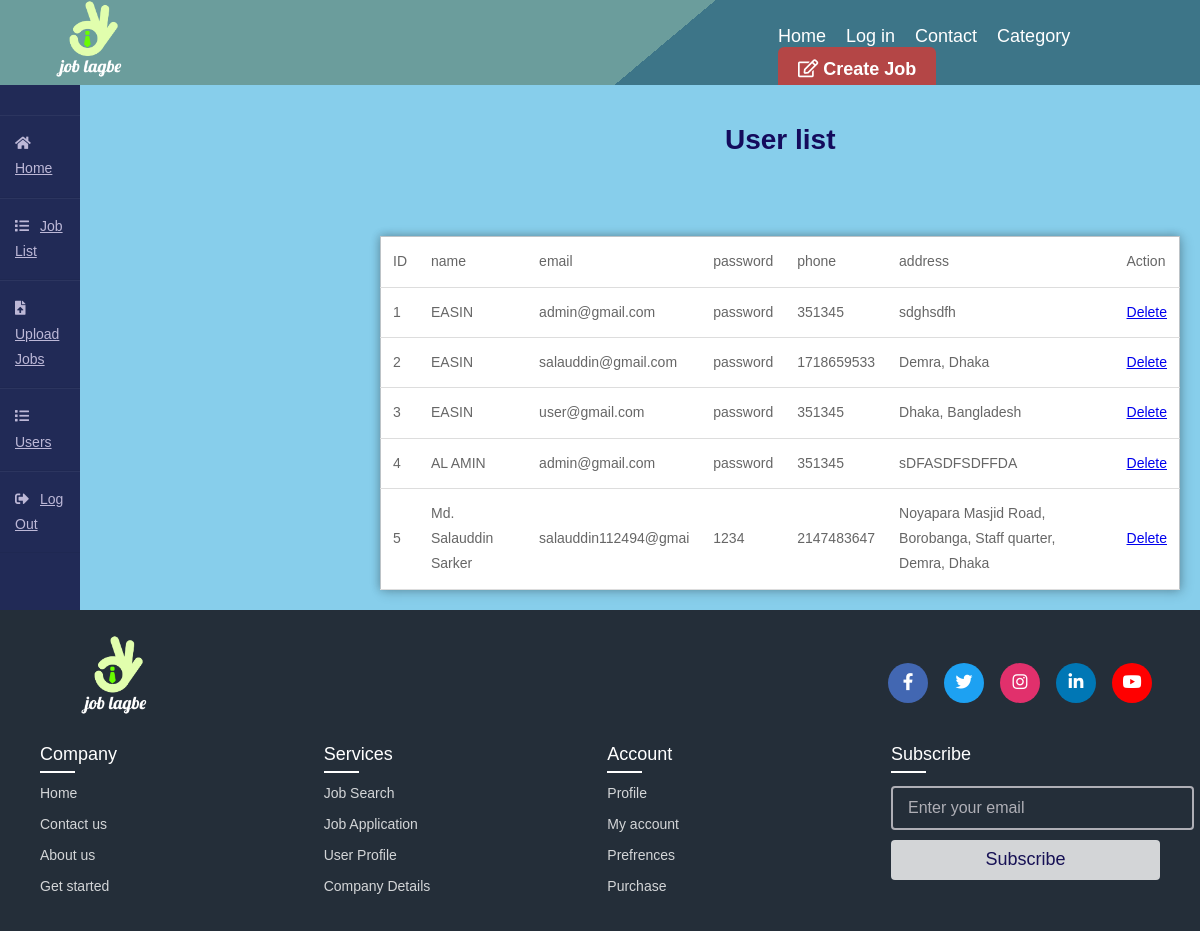
Screenshot of /view_employee.php (signed in) with the database file from the repository.
### tables this page shows
CREATE TABLE `employee` (
  `id` int(10) NOT NULL,
  `name` varchar(255) NOT NULL,
  `fullname` varchar(255) NOT NULL,
  `email` varchar(20) NOT NULL,
  `password` varchar(50) NOT NULL,
  `phone_number` int(13) NOT NULL,
  `address` text NOT NULL,
  `resume` longblob NOT NULL
);

### view_employee.php (the view, shortened to what this page needs)
<?php
include "config.php";
  $select_data="SELECT * FROM `employee`";
  $result=mysqli_query($conn,$select_data);
?>
<!DOCTYPE html>
<html lang="en">
<head>
  <link rel="stylesheet" href="styles/styles.css">
</head>
<body>
  <?php include_once('header.php'); ?>
  <div class="wrapper">
    <div class="sidebar">
    <ul>
        <li><a href="admin_home.php"><i class="fas fa-home"></i>Home</a></li>
        <li><a href="view_job.php"><i class='fas fa-list'></i>Job List</a></li>
        <li><a href="upload_job.php"><i class='fas fa-file-upload'></i>Upload Jobs</a></li>
        <li><a href="view_employee.php"><i class='fas fa-list'></i>Users</a></li>
        <li><a href="admin_logout.php"><i class="fas fa-sign-out-alt"></i>Log Out</a></li>
      </ul>
    </div>
    <div class="main_content">
      <h1 class="joblist_h1"> User list </h1>
      <br>
      <br>
      <table class="table">
        <tr>
          <td> ID </td>
          <td> name </td>
          <td> email </td>
          <td> password </td>
          <td> phone </td>
          <td> address </td>
          <td> Action </td>
        </tr>
        <?php while ($rec_data = mysqli_fetch_assoc($result)) { ?>
          <tr>
            <td> <?php echo $rec_data['id']; ?> </td>
            <td> <?php echo $rec_data['name']; ?> </td>
            <td> <?php echo $rec_data['email']; ?> </td>
            <td> <?php echo $rec_data['password']; ?> </td>
            <td> <?php echo $rec_data['phone_number']; ?> </td>
            <td> <?php echo $rec_data['address']; ?> </td>
            <td> <a href="?id=<?php echo $rec_data['id']; ?>">Delete</a></td>
          </tr>
        <?php } ?>
      </table>
    </div>
  </div>
  <?php include_once('footer.php'); ?>
</body>
</html>

### styles/styles.css (style rules this page uses)
body { margin: 0;padding: 0; width: 100%; color: #666666; font-size: 14px; line-height: 1.80857; font-weight: normal; font-family: 'Poppins', sans-serif; }
body { padding: 0px; margin: 0; }
.table { border-collapse: collapse; width: 800px; height: 200px; margin: 20px; margin-left: 100px; border: 1px solid #bdc3c7; box-shadow: 2px 2px 12px rgba(0, 0, 0, 0.2), -1px -1px 8px rgba(0, 0, 0, 0.2); background: white; }
.table tr { transition: all .2s ease-in; cursor: pointer; }
.table th, td { padding: 12px; text-align: left; border-bottom: 1px solid #ddd; }
.joblist_h1 { color: #140B5C; margin-left: 445px; margin-top: 30px; }
* { margin: 0; padding: 0; }
.wrapper { display: flex; position: relative; box-sizing: border-box; list-style: none; text-decoration: none; font-family: 'Josefin Sans', sans-serif; background: skyblue; }
.wrapper .sidebar { width: 200px; height: auto; background: #212a56; padding: 30px 0px; }
.wrapper .sidebar ul li { padding: 15px; border-bottom: 1px solid #bdb8d7; border-bottom: 1px solid rgba(0,0,0,0.05); border-top: 1px solid rgba(255,255,255,0.05); }
.wrapper .sidebar ul li a { color: #bdb8d7; display: block; }
.wrapper .sidebar ul li a .fas { width: 25px; }
.wrapper .main_content { width: 100%; margin-left: 200px; }

### rows the page displays
employee: id "1", name "EASIN", email "admin@gmail.com", password "password", phone_number "351345", address "sdghsdfh"
employee: id "2", name "EASIN", email "salauddin@gmail.com", password "password", phone_number "1718659533", address "Demra, Dhaka"
employee: id "3", name "EASIN", email "user@gmail.com", password "password", phone_number "351345", address "Dhaka, Bangladesh"
employee: id "4", name "AL AMIN", email "admin@gmail.com", password "password", phone_number "351345", address "sDFASDFSDFFDA"
employee: id "5", name "Md. Salauddin Sarker", email "salauddin112494@gmai", password "1234", phone_number "2147483647", address "Noyapara Masjid Road, Borobanga, Staff quarter, Demra, Dhaka"
